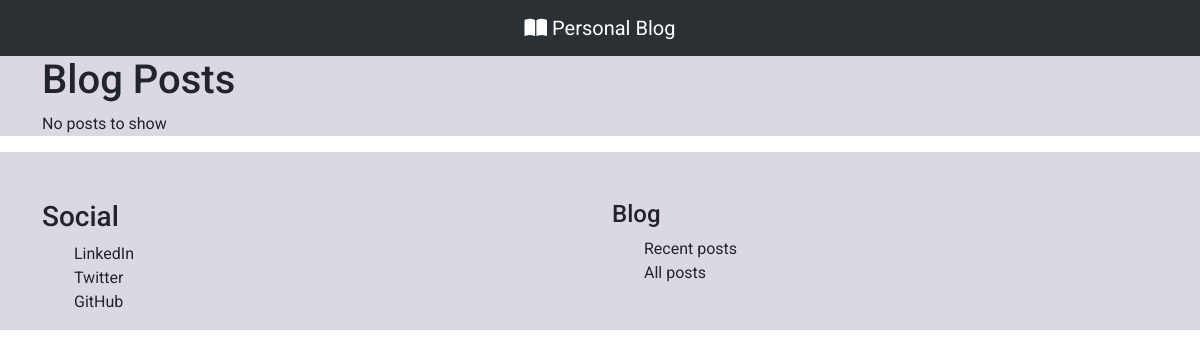
/blog, run on an earlier commit of the app's database.
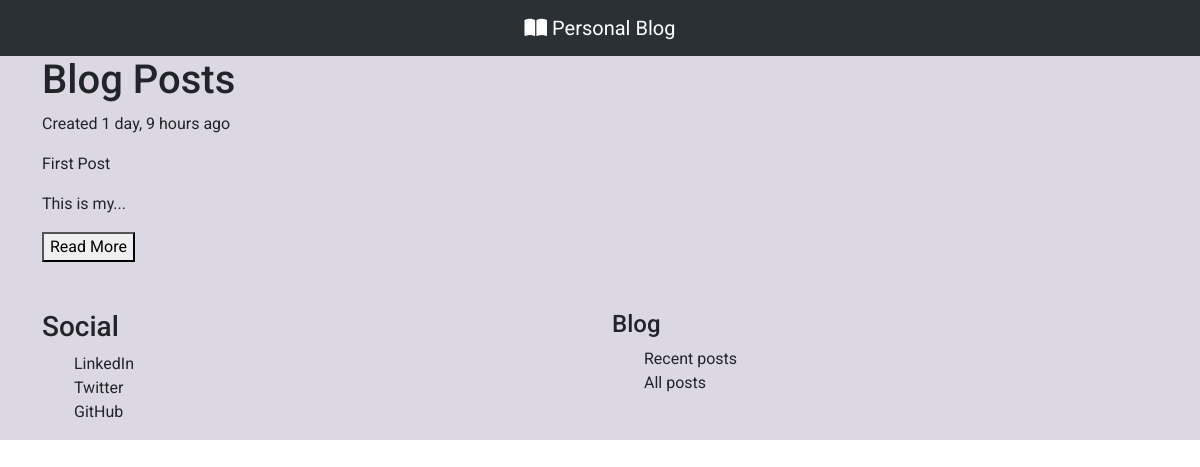
And on a later commit of the database.
### BlogApp/models.py (models this page shows, shortened)
class Post(models.Model):
    title = models.CharField(max_length=50)
    author = models.ForeignKey(User, on_delete=models.CASCADE)
    body = models.TextField()
    time_created = models.DateTimeField(auto_now=True)
    last_modified = models.DateTimeField(blank=True)

### BlogApp/views.py (the view)
# urls.py: path('blog', views.BlogPosts.as_view(), name='blog'),
class BlogPosts(ListView):
    template_name = 'posts.html'
    model = Post
    context_object_name = 'posts'

### BlogApp/templates/posts.html (shortened to what this page needs)
{% extends 'base.html' %}
{% load static %}
{% load humanize %}
{% block styles %}
{{ block.super }}
{% endblock %}
{% block content %}
<div class="container">
    <h1>Blog Posts</h1>
    {% if posts %}
    {% for post in posts %}
    <div class="row">
        <div class="col-sm-12">
            <p>Created {{ post.time_created|naturaltime }}</p>
            <p>{{ post.title }}</p>
            <p>{{ post.body|slice:":10" }}...</p>
            <button>Read More</button>
        </div>
    </div>
    {% endfor %}
    {% else %}
    <p>No posts to show</p>
    {% endif %}
</div>
{% endblock %}

### BlogApp/templates/base.html (shortened to what this page needs)
{% load static %}
<!DOCTYPE html>
<html lang="en">
  <head>
    <link
      href="https://cdn.jsdelivr.net/npm/bootstrap@5.3.0-alpha1/dist/css/bootstrap.min.css"
      rel="stylesheet"
 />
    {% block styles %}
    <link rel="stylesheet" href="{% static 'css/home_styles.css' %}" />
    {% endblock %}
  </head>
  <body>
    {% include 'partials/_header.html' %}
    <main>
        {% block content %}
        {% endblock %}
    </main>
    {% include 'partials/_footer.html' %}
  </body>
</html>

### BlogApp/templates/partials/_header.html
<header>
  <section id="header">
    <nav
      class="navbar navbar-expand-lg bg-body-tertiary bg-dark"
      data-bs-theme="dark">
      <div class="container-fluid">
        <a class="navbar-brand ms-auto me-auto" href="#">
          <i class="fa-solid fa-book-open"></i> Personal Blog</a
        >
      </div>
    </nav>
  </section>
</header>

### BlogApp/templates/partials/_footer.html
<footer id="footer">
  <div class="container">
    <div class="row">
      <div class="col-md-6">
        <h3>Social</h3>
        <ul>
          <li><a class="nav-link" href="#">LinkedIn</a></li>
          <li><a class="nav-link" href="#">Twitter</a></li>
          <li><a class="nav-link" href="#">GitHub</a></li>
        </ul>
      </div>
      <div class="col-md-6">
        <h4>Blog</h4>
        <ul>
          <li><a class="nav-link" href="#"> Recent posts</a></li>
          <li><a class="nav-link" href="#"> All posts</a></li>
        </ul>
      </div>
    </div>
  </div>
</footer>

### BlogApp/static/css/home_styles.css (style rules this page uses)
body { font-family: "Roboto", sans-serif; }
main { background-color: #dbd8e3; }
#footer { background-color: #dbd8e3; padding-top: 3rem; }
li { list-style-type: none; }

What changed in the data, as far as the page shows it:
added Post: time_created "1 day, 9 hours ago", title "First Post", body "This is my"
Also different on the page:
text no longer shown: "No posts to show"
